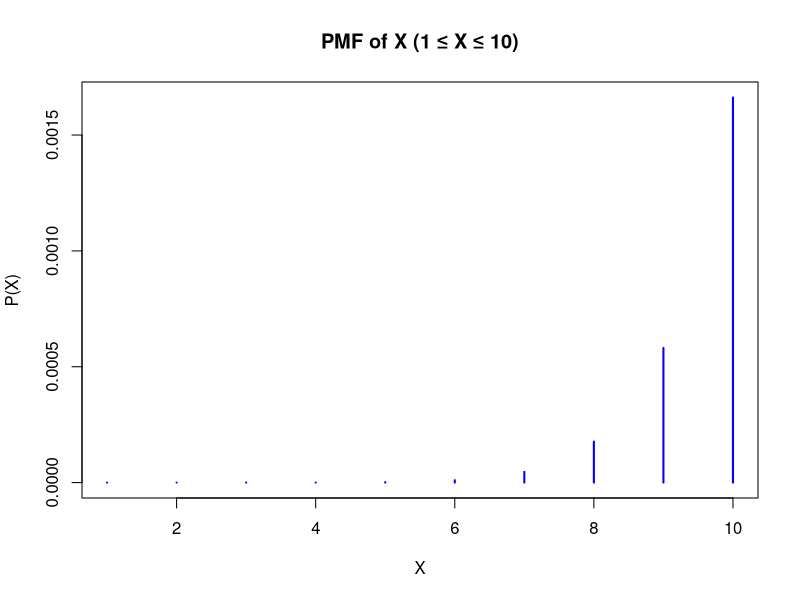
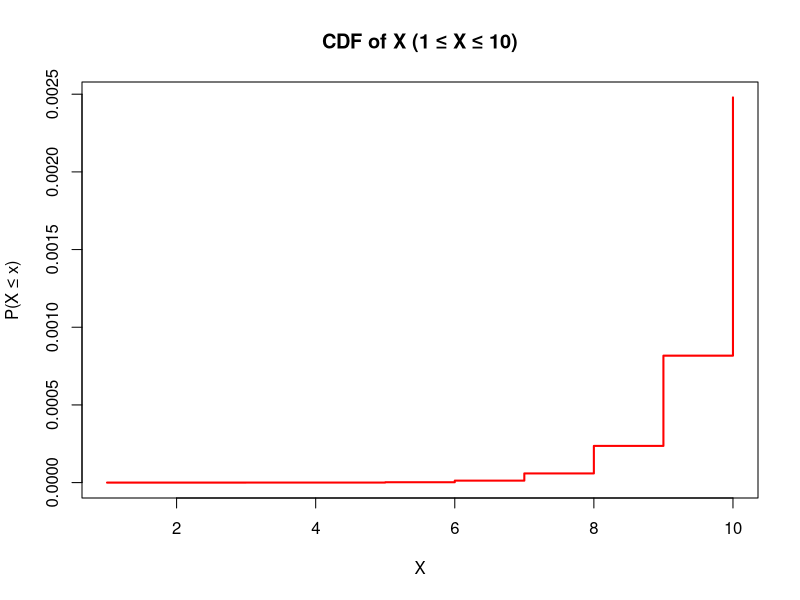

Write R code to recreate these figures, in order.
# SET 1
## Ques 1

trials = 10000


p_e = 0 # atleast two heads
p_f = 0 # first flip is head
p_e_and_f = 0

for (i in 1:trials){
  flips = sample(c("H", "T"), 3, replace = TRUE)
  
  if (flips[1] == "H") p_f = p_f + 1
  
  if (sum(flips == "H") >= 2) p_e = p_e + 1
  
  if ((flips[1] == "H") && (sum(flips == "H") >= 2)) p_e_and_f = p_e_and_f + 1
}

e_final = p_e / trials
f_final = p_f / trials
e_and_f_final = p_e_and_f / trials

e_union_f = e_final + f_final - e_and_f_final

cat("P(E) =", e_final, "\nP(F) =", f_final, "\nP(E and F) =", e_and_f_final, "\nP(E or F) =", e_union_f)

# Ques 2
male = 0.6
female = 0.4
remote_given_male = 0.5
remote_given_female = 0.3

remote_work = remote_given_male * male + remote_given_female * female
female_given_remote = (remote_given_female * female) / remote_work
cat("The probability that the chosen worker who prefers remote work is a female is: ", round(female_given_remote * 100, 2))

# Ques 3 i)
fib_seq <- function(x) {
  if (x <= 0) {
    return("Invalid input! Enter a positive integer.")
  } else if (x == 1) {
    return(0)
  } else {
    ans <- numeric(x) 
    ans[1] <- 0
    ans[2] <- 1
    for (i in 3:x) {
      ans[i] <- ans[i - 1] + ans[i - 2]
    }
    return(ans) 
  }
}

fib_10 <- fib_seq(10)
fib_15 <- fib_seq(15)

print(paste("Fibonacci sequence (10 terms):", paste(fib_10, collapse = ", ")))
print(paste("Fibonacci sequence (15 terms):", paste(fib_15, collapse = ", ")))


# Ques 3 ii)
pdf_x <- function(x) {
  ifelse(x > 0 & x < 1, 5 * (1 - x)^4, 0)
}

E_X <- integrate(function(x) x * pdf_x(x), lower = 0, upper = 1)$value

E_X3 <- integrate(function(x) (x^3) * pdf_x(x), lower = 0, upper = 1)$value

E_Y <- E_X3 - 3 * E_X

E_Y2 <- integrate(function(x) ((x^3 - 3*x)^2) * pdf_x(x), lower = 0, upper = 1)$value

Var_Y <- E_Y2 - E_Y^2
SD_Y <- sqrt(Var_Y)

cat("E[Y]:", round(E_Y, 4), "\n")
cat("SD[Y]:", round(SD_Y, 4), "\n")

# Ques 4) 
# Given data
n <- 40  
p <- 0.48  

# (a) X follows a Binomial distribution
# X ~ Bin(n, p)

# (b) 
prob_20 <- dbinom(20, size = n, prob = p)
cat("P(X = 20):", prob_20, "\n")

# Sketching the PMF for 1 ≤ X ≤ 10
x_vals <- 1:10
pmf_vals <- dbinom(x_vals, size = n, prob = p)
plot(x_vals, pmf_vals, type="h", lwd=2, col="blue",
     main="PMF of X (1 ≤ X ≤ 10)", xlab="X", ylab="P(X)")

# (c)
prob_30_or_more <- 1 - pbinom(29, size = n, prob = p)
cat("P(X ≥ 30):", prob_30_or_more, "\n")

# Sketching the CDF for 1 ≤ X ≤ 10
cdf_vals <- pbinom(x_vals, size = n, prob = p)
plot(x_vals, cdf_vals, type="s", lwd=2, col="red",
     main="CDF of X (1 ≤ X ≤ 10)", xlab="X", ylab="P(X ≤ x)")

  